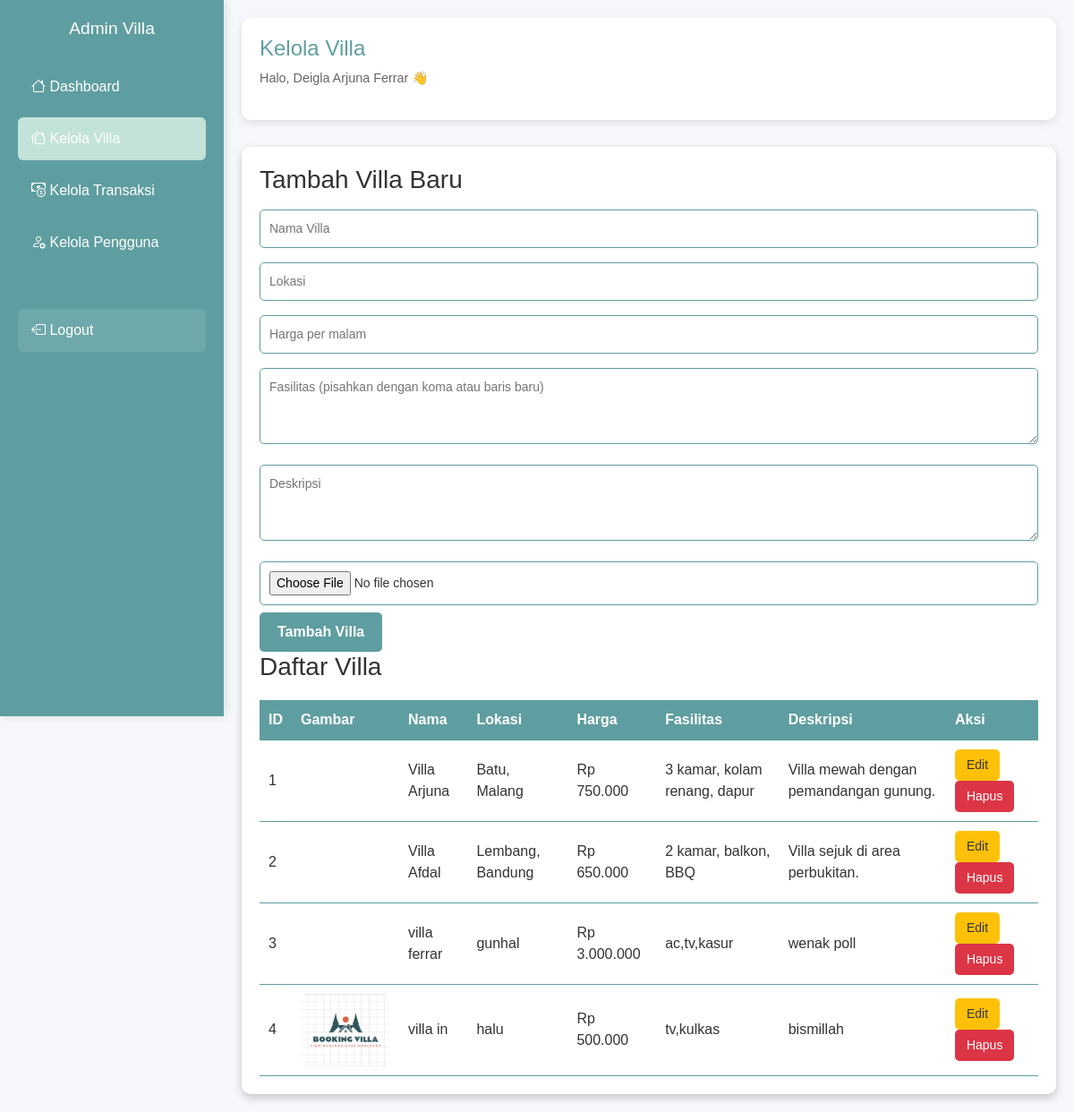
The app's page /admin/kelola_villa.php (signed in) with its own data.
### tables this page shows
CREATE TABLE `detail_villa` (
  `id_villa` int(11) NOT NULL,
  `nama_villa` varchar(100) NOT NULL,
  `lokasi` varchar(255) NOT NULL,
  `deskripsi` text DEFAULT NULL,
  `fasilitas` text DEFAULT NULL,
  `harga_permalam` decimal(10,2) NOT NULL,
  `gambar` varchar(255) DEFAULT NULL,
  `status` enum('tersedia','dibooking') DEFAULT 'tersedia'
);

### admin/kelola_villa.php (the view, shortened to what this page needs)
<?php
include '../config/koneksi.php';
$villa = mysqli_query($conn, "SELECT * FROM detail_villa");
$editData = null;
?>
<!DOCTYPE html>
<html lang="id">
<head>
  <link href="https://cdn.jsdelivr.net/npm/bootstrap@5.3.8/dist/css/bootstrap.min.css" rel="stylesheet">
  <link rel="stylesheet" href="https://cdn.jsdelivr.net/npm/bootstrap-icons@1.13.1/font/bootstrap-icons.min.css">
</head>
<body>
<div class="sidebar">
  <h2>Admin Villa</h2>
  <a href="dashboard.php"><i class="bi bi-house"></i> Dashboard</a>
  <a href="kelola_villa.php" class="active"><i class="bi bi-houses"></i> Kelola Villa</a>
  <a href="kelola_transaksi.php"><i class="bi bi-cash-coin"></i> Kelola Transaksi</a>
  <a href="kelola_pengguna.php"><i class="bi bi-person-gear"></i> Kelola Pengguna</a>
  <a href="../logout.php" class="logout"><i class="bi bi-box-arrow-left"></i> Logout</a>
</div>
<div class="main-content">
  <header>
    <h1>Kelola Villa</h1>
    <p>Halo, <?php echo $_SESSION['nama_admin']; ?> 👋</p>
  </header>
  <div class="container">
    <h3><?= $editData ? 'Edit Villa' : 'Tambah Villa Baru' ?></h3>
    <form method="POST" enctype="multipart/form-data">
      <input type="text" name="nama" placeholder="Nama Villa" value="<?= $editData['nama_villa'] ?? '' ?>" required>
      <input type="text" name="lokasi" placeholder="Lokasi" value="<?= $editData['lokasi'] ?? '' ?>" required>
      <input type="number" name="harga" placeholder="Harga per malam" value="<?= $editData['harga_permalam'] ?? '' ?>" required>
      <textarea name="fasilitas" placeholder="Fasilitas (pisahkan dengan koma atau baris baru)" rows="3" required><?= $editData['fasilitas'] ?? '' ?></textarea>
      <textarea name="deskripsi" placeholder="Deskripsi" rows="3" required><?= $editData['deskripsi'] ?? '' ?></textarea>
      <input type="file" name="gambar" accept="image/*">
      <button type="submit" name="<?= $editData ? 'update' : 'tambah' ?>">
        <?= $editData ? 'Update Villa' : 'Tambah Villa' ?>
      </button>
    </form>
    <h3>Daftar Villa</h3>
    <table>
      <tr>
        <th>ID</th>
        <th>Gambar</th>
        <th>Nama</th>
        <th>Lokasi</th>
        <th>Harga</th>
        <th>Fasilitas</th>
        <th>Deskripsi</th>
        <th>Aksi</th>
      </tr>
      <?php while ($row = mysqli_fetch_assoc($villa)): ?>
      <tr>
        <td><?= $row['id_villa'] ?></td>
        <td><img src="../assets/img/villa/<?= $row['gambar'] ?>" alt=""></td>
        <td><?= $row['nama_villa'] ?></td>
        <td><?= $row['lokasi'] ?></td>
        <td>Rp <?= number_format($row['harga_permalam'], 0, ',', '.') ?></td>
        <td><?= nl2br($row['fasilitas']) ?></td>
        <td><?= nl2br($row['deskripsi']) ?></td>
        <td>
          <a href="kelola_villa.php?edit=<?= $row['id_villa'] ?>" class="btn btn-edit">Edit</a>
          <a href="kelola_villa.php?hapus=<?= $row['id_villa'] ?>" class="btn btn-hapus" onclick="return confirm('Yakin mau hapus villa ini?')">Hapus</a>
        </td>
      </tr>
      <?php endwhile; ?>
    </table>
  </div>
</div>
</body>
</html>

### admin/kelola_villa.php (style rules this page uses)
* { margin: 0; padding: 0; box-sizing: border-box; font-family: 'Poppins', sans-serif; }
body { background: #f5f7fa; color: #333; display: flex; }
.sidebar { width: 250px; background: linear-gradient(135deg, #5F9EA0, #5F9EA0); color: white; height: 100vh; position: fixed; left: 0; top: 0; padding: 20px; box-shadow: 2px 0 10px rgba(0,0,0,0.1); }
.sidebar h2 { text-align: center; margin-bottom: 30px; font-size: 1.2rem; }
.sidebar a { display: block; color: white; text-decoration: none; padding: 12px 15px; margin: 10px 0; border-radius: 6px; transition: 0.3s; }
.sidebar a:hover, .sidebar a.active { background: #c3e2d8ff; }
.sidebar .logout { background: rgba(255,255,255,0.1); margin-top: 50px; }
.main-content { margin-left: 250px; width: calc(100% - 250px); padding: 20px; }
header { background: white; color: #5F9EA0; padding: 20px; border-radius: 10px; box-shadow: 0 3px 10px rgba(0,0,0,0.1); margin-bottom: 30px; }
header h1 { font-size: 1.5rem; color: #5F9EA0; }
header p { font-size: 0.9rem; color: #666; }
.container { width: 100%; margin: 0 auto; background: white; padding: 20px; border-radius: 10px; box-shadow: 0 4px 10px rgba(0,0,0,0.2); }
table { width: 100%; border-collapse: collapse; margin-top: 20px; }
th, td { padding: 10px; border-bottom: 1px solid #5F9EA0; text-align: left; }
th { background: #5F9EA0; color: white; }
.btn { padding: 6px 12px; border-radius: 5px; color: white; font-size: 14px; text-decoration: none; }
.btn-hapus { background: #dc3545; }
.btn-edit { background: #ffc107; color: #333; }
input, textarea { width: 100%; padding: 10px; margin: 8px 0; border: 1px solid #5F9EA0; border-radius: 5px; font-size: 14px; }
button { background: #5F9EA0; color: white; border: none; padding: 10px 20px; border-radius: 5px; cursor: pointer; font-weight: bold; }
img { width: 100px; border-radius: 6px; }

### records on screen
detail_villa: id_villa "1", nama_villa "Villa Arjuna", lokasi "Batu, Malang", harga_permalam "750.000", fasilitas "3 kamar, kolam renang, dapur", deskripsi "Villa mewah dengan pemandangan gunung."
detail_villa: id_villa "2", nama_villa "Villa Afdal", lokasi "Lembang, Bandung", harga_permalam "650.000", fasilitas "2 kamar, balkon, BBQ", deskripsi "Villa sejuk di area perbukitan."
detail_villa: id_villa "3", nama_villa "villa ferrar", lokasi "gunhal", harga_permalam "3.000.000", fasilitas "ac,tv,kasur", deskripsi "wenak poll"
detail_villa: id_villa "4", gambar (picture), nama_villa "villa in", lokasi "halu", harga_permalam "500.000", fasilitas "tv,kulkas", deskripsi "bismillah"

### other values on screen
$_SESSION['nama_admin'] "Deigla Arjuna Ferrar"
